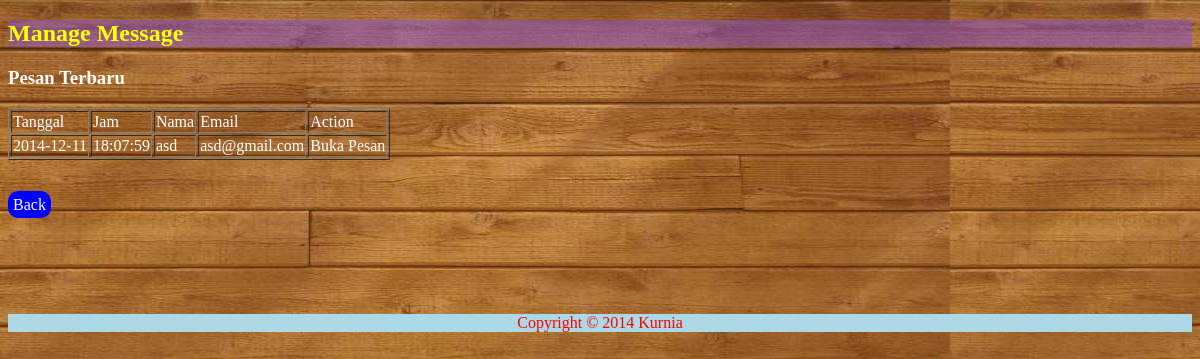
/manage_message.php (signed in), run on the app's committed database.
### tables this page shows
CREATE TABLE IF NOT EXISTS `message` (
  `id` int(11) NOT NULL AUTO_INCREMENT,
  `nama` varchar(100) NOT NULL,
  `email` varchar(100) NOT NULL,
  `pesan` text NOT NULL,
  `tanggal` date NOT NULL,
  `waktu` time NOT NULL,
  PRIMARY KEY (`id`)
);

### manage_message.php (the view, shortened to what this page needs)
<?php
	require_once("includes/db_connection.php");
		$b = $_SESSION['login'];
		$sql = "SELECT username FROM admins where username = '$b'";
		$hasil = mysqli_query($koneksi,$sql);
		if(mysqli_num_rows($hasil)==0){
			header("Location:login.php");
		}else{
			$baris = mysqli_fetch_assoc($hasil);
			if($_SESSION['login'] == $baris['username']){
?>
<?php
	$sql = "SELECT * FROM message ORDER BY id DESC";
	$result = mysqli_query($koneksi,$sql);
?>
<?php include("includes/layouts/header.php"); ?>
	<div id="bungkus_manage_message">
		<div id="header">
			<h2>Manage Message</h2>
		</div>
		<div id="konten_manage_message">
			<h3>Pesan Terbaru</h3>
			<table border="1">
				<tr>
					<td>
						Tanggal
					</td>
					<td>
						Jam
					</td>
					<td>
						Nama
					</td>
					<td>
						Email
					</td>
					<td>
						Action
					</td>
				</tr>
				<?php
					while($baris = mysqli_fetch_assoc($result)){
						echo "<tr>";
							echo "<td>" . $baris['tanggal'] . "</td>";
							echo "<td>" . $baris['waktu'] . "</td>";
							echo "<td>" . $baris['nama'] . "</td>";
							echo "<td>" . $baris['email'] . "</td>";
							echo "<td>";
								echo "<a id='bukapesan' href = 'open_message.php?ID=". $baris['id'] . "'>Buka Pesan</a>";
							echo "</td>";
						echo "</tr>";
					}
				?>
			</table>
			<br />
			<br />
			<a id="back" href = "manage_content.php">Back</a>
		</div>
	</div>
<?php include("includes/layouts/footer.php"); ?>
<?php
	}
}
 ?>

### stylesheet/admin.css (style rules this page uses)
body { background:url('images/bg2.jpg'); height:100%; }
#header { width:100%; font-family:Comic Sans MS; background: rgba(133,79,200,0.5); color:yellow; }
#konten_manage_message { color:white; }
#back { color:white; text-decoration:none; background:blue; border-radius:10px; padding:5px; -webkit-transition:all .7s ease-out; -moz-transition:all .7s ease-out; -ms-transition:all .7s ease-out; -o-transition:all .7s ease-out; transition:all .7s ease-out; }
#bukapesan { text-decoration:none; color:white; }

### data on the page
message: tanggal "2014-12-11", waktu "18:07:59", nama "asd", email "asd@gmail.com"
